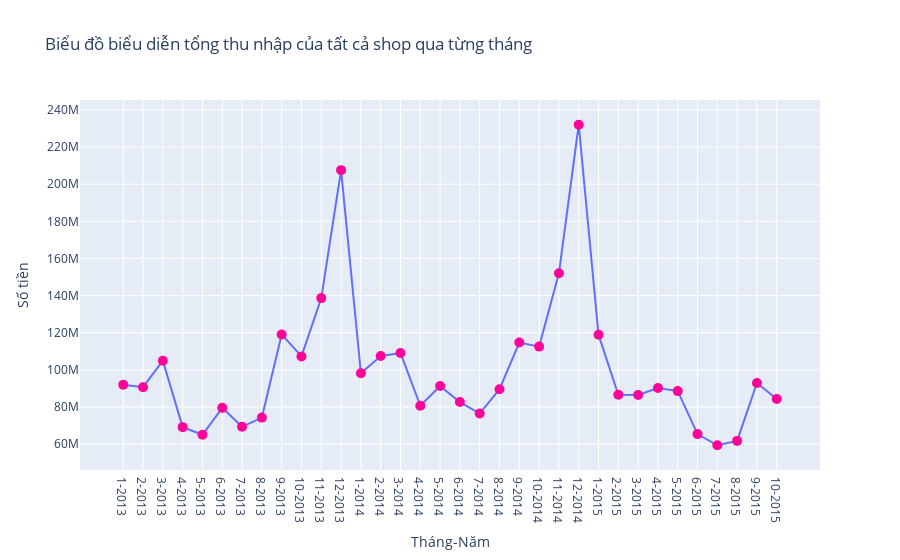

The notebook cell this image was saved under:
### Markdown cell above
- Dùng `line chart` có thể giúp quan sát rõ biến động và xu hướng tăng của nguồn thu nhập của các shop.

### Code cell
import plotly.graph_objs as go
    # Tạo đối tượng Figure và Axes
plt.rcParams['figure.dpi'] = 360


df_income['month']=df_income['month'].astype(str)
df_income['year']=df_income['year'].astype(str)

df_income['month_year']=df_income['month']+'-'+df_income['year']

length=len(df_income['month_year'])
color_markers=[]
for i in range(length):
    color_markers.append('#FF0499')

# Tạo đối tượng đồ thị tương tác
fig = go.Figure()

# Thêm dữ liệu vào đồ thị
fig.add_trace(go.Scatter(x=df_income['month_year'], y=df_income['income'], mode='markers+lines', name='line',
                            marker=dict(size=10, color=color_markers)))

# Cấu hình đồ thị
fig.update_layout(title='Biểu đồ biểu diễn tổng thu nhập của tất cả shop qua từng tháng',
                yaxis_title='Số tiền',
                xaxis_title='Tháng-Năm')

# Hiển thị biểu đồ
fig.show()

### Figure 1 — Plotly figure (JSON) as saved in the notebook; plotly's stock layout.template omitted (floating-point values rounded to 4 significant figures)
{"data": [{"marker": {"color": ["#FF0499", "#FF0499", "#FF0499", "#FF0499", "#FF0499", "#FF0499", "#FF0499", "#FF0499", "#FF0499", "#FF0499", "#FF0499", "#FF0499", "#FF0499", "#FF0499", "#FF0499", "#FF0499", "#FF0499", "#FF0499", "#FF0499", "#FF0499", "#FF0499", "#FF0499", "#FF0499", "#FF0499", "#FF0499", "#FF0499", "#FF0499", "#FF0499", "#FF0499", "#FF0499", "#FF0499", "#FF0499", "#FF0499", "#FF0499"], "size": 10}, "mode": "markers+lines", "name": "line", "type": "scatter", "x": ["1-2013", "2-2013", "3-2013", "4-2013", "5-2013", "6-2013", "7-2013", "8-2013", "9-2013", "10-2013", "11-2013", "12-2013", "1-2014", "2-2014", "3-2014", "4-2014", "5-2014", "6-2014", "7-2014", "8-2014", "9-2014", "10-2014", "11-2014", "12-2014", "1-2015", "2-2015", "3-2015", "4-2015", "5-2015", "6-2015", "7-2015", "8-2015", "9-2015", "10-2015"], "y": [91950000.0, 90670000.0, 104900000.0, 69150000.0, 65070000.0, 79550000.0, 69350000.0, 74300000.0, 119100000.0, 107200000.0, 138700000.0, 207600000.0, 98230000.0, 107400000.0, 109100000.0, 80650000.0, 91280000.0, 82670000.0, 76490000.0, 89600000.0, 114700000.0, 112500000.0, 152000000.0, 232000000.0, 118900000.0, 86590000.0, 86480000.0, 90250000.0, 88580000.0, 65400000.0, 59410000.0, 61750000.0, 92910000.0, 84340000.0]}], "layout": {"title": {"text": "Biểu đồ biểu diễn tổng thu nhập của tất cả shop qua từng tháng"}, "xaxis": {"title": {"text": "Tháng-Năm"}}, "yaxis": {"title": {"text": "Số tiền"}}}}
